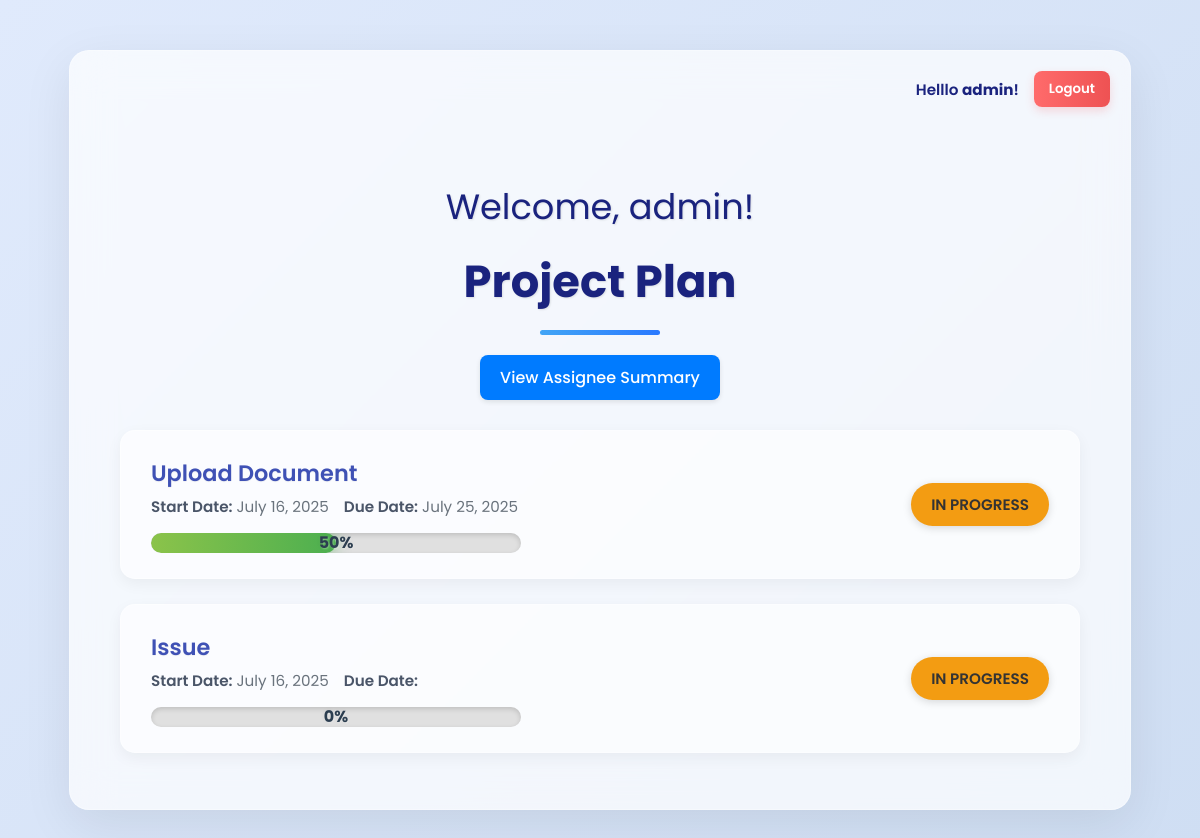
Screenshot of /projects/ (signed in) with the database file from the repository.
### MyTasks/models.py (models this page shows, shortened)
class Project(models.Model):
    STATUS_CHOICES = [
        ('to_do', 'To Do'),
        ('in_progress', 'In Progress'),
        ('completed', 'Completed'),
        ('on_hold', 'On Hold'),
    ]
    project_name = models.CharField(max_length=200)
    description = models.TextField()
    start_date = models.DateField()
    due_date = models.DateField(null=True, blank=True)
    status = models.CharField(max_length=20, choices=STATUS_CHOICES, default='to_do')

### MyTasks/views.py (the view)
# urls.py: path('projects/', ProjectListView.as_view(), name='project-list'),
class ProjectListView(LoginRequiredMixin, ListView):
    model = Project
    template_name = 'MyTasks/project_list.html'
    context_object_name = 'projects'
    def get_queryset(self):
        queryset = super().get_queryset()
        queryset = queryset.annotate(
            total_tasks=Count('tasks', distinct=True),
            completed_tasks=Count('tasks', filter=Q(tasks__status='completed'), distinct=True)
        )
        for project in queryset:
            if project.total_tasks > 0:
                project.completion_percentage = int((project.completed_tasks / project.total_tasks) * 100)
            else:
                project.completion_percentage = 0
            if project.due_date:
                today = date.today()
                delta = project.due_date - today
                project.days_left = delta.days
                project.is_due_soon = delta.days <= 7 # Consider due soon if 7 days or less
                if delta.days < 0:
                    project.overdue_days_abs = abs(delta.days)
            else:
                project.days_left = None
                project.is_due_soon = False
                project.overdue_days_abs = None
        return queryset
    def get_context_data(self, **kwargs):
        context = super().get_context_data(**kwargs)
        user = self.request.user
        if user.is_authenticated:
            user_assigned_pending_tasks_count = Task.objects.filter(
                assigned_to=user,
                status__in=['to_do', 'in_progress', 'on_hold']
            ).count()
            context['user_assigned_pending_tasks_count'] = user_assigned_pending_tasks_count
        else:
            context['user_assigned_pending_tasks_count'] = 0 # กำหนดเป็น 0 ถ้าผู้ใช้ไม่ได้เข้าสู่ระบบ
        return context

### MyTasks/templates/MyTasks/project_list.html (shortened to what this page needs)
<!DOCTYPE html>
<html lang="en">
<head>
</head>
<body>
    <div class="dashboard-container">
        <div class="user-actions">
            {% if user.is_authenticated %}
                <span class="username-display">Helllo <strong>{{ user.username }}</strong>!</span>
                <form action="{% url 'logout' %}" method="post" style="display:inline;">
                    <button type="submit" class="logout-button">Logout</button>
                </form>
            {% else %}
                <a href="{% url 'login' %}" class="login-button">Login</a>
            {% endif %}
        </div>
        <div class="dashboard-header">
            <h2 class="welcome-message"></h2>
            <h1>Project Plan</h1>
            <span class="header-underline"></span>
        </div>
        <div class="button-container">
            <a href="{% url 'assignee-summary' %}" class="summary-button">View Assignee Summary</a>
        </div>
        <ul>
            {% for project in projects %}
                <li class="project-card">
                    <div class="project-info">
                        <a href="{% url 'project-detail' project.pk %}">{{ project.project_name }}</a>
                        <div class="project-dates">
                            <span class="date-item"><strong>Start Date:</strong> {{ project.start_date|date:"F j, Y" }}</span>
                            <span class="date-item"><strong>Due Date:</strong> {{ project.due_date|date:"F j, Y" }}</span>
                        </div>
                        <div class="project-completion">
                            <div class="progress-bar-container">
                                <div class="progress-bar-fill" style="width: {{ project.completion_percentage }}%;"></div>
                                <span class="progress-bar-text">{{ project.completion_percentage }}%</span>
                            </div>
                        </div>
                    </div>
                    <span class="project-status status-{{ project.status|lower|slugify }}">
                        {{ project.get_status_display }}
                    </span>
                </li>
            {% empty %}
                <li class="empty-state">No projects found.</li>
            {% endfor %}
        </ul>
    </div>
</body>
</html>

### MyTasks/templates/MyTasks/project_list.html (style rules this page uses)
body { font-family: 'Poppins', sans-serif; background: linear-gradient(135deg, #e0eafc 0%, #cfdef3 100%); margin: 0; padding: 50px 20px; color: #333; display: flex; justify-content: center; align-items: center; min-height: 100vh; box-sizing: border-box; }
.dashboard-container { width: 100%; max-width: 960px; background: rgba(255, 255, 255, 0.7); backdrop-filter: blur(20px); -webkit-backdrop-filter: blur(20px); border: 1px solid rgba(255, 255, 255, 0.3); border-radius: 20px; box-shadow: 0 15px 50px rgba(0, 0, 0, 0.08); padding: 40px 50px; transition: transform 0.4s ease, box-shadow 0.4s ease; margin: auto; }
.dashboard-header { text-align: center; margin-bottom: 40px; position: relative; padding-top: 60px; }
h1 { font-size: 2.8rem; font-weight: 700; color: #1a237e; margin: 0; text-shadow: 1px 1px 2px rgba(0, 0, 0, 0.1); }
.header-underline { display: block; width: 120px; height: 5px; background: linear-gradient(90deg, #42a5f5, #2979ff); margin: 15px auto 0; border-radius: 3px; }
.user-actions { position: absolute; top: 20px; right: 20px; display: flex; align-items: center; gap: 15px; font-size: 0.95rem; font-weight: 500; }
.user-actions .username-display { color: #1a237e; font-weight: 600; }
.user-actions form { margin: 0; padding: 0; display: inline-block; }
.user-actions button.logout-button { background: linear-gradient(90deg, #ff6b6b, #ee5253); color: white; padding: 8px 15px; border: none; border-radius: 8px; cursor: pointer; text-decoration: none; transition: background 0.3s ease, transform 0.2s ease; box-shadow: 0 4px 10px rgba(238, 82, 83, 0.2); font-weight: 600; font-family: 'Poppins', sans-serif; }
.welcome-message { font-size: 2.2rem; font-weight: 400; color: #1a237e; margin-bottom: 15px; text-align: center; white-space: nowrap; display: inline-block; border-right: 3px solid #1a237e; animation: blink-caret .75s step-end infinite; vertical-align: middle; text-shadow: 1px 1px 2px rgba(0, 0, 0, 0.1); }
.button-container { text-align: center; margin-top: -20px; margin-bottom: 30px; }
.summary-button { display: inline-block; background: #007bff; color: white; padding: 10px 20px; border: none; border-radius: 8px; cursor: pointer; font-size: 1rem; font-weight: 500; text-decoration: none; transition: background-color 0.2s ease, box-shadow 0.2s ease; box-shadow: 0 2px 5px rgba(0, 0, 0, 0.1); }
ul { list-style: none; padding: 0; display: grid; gap: 25px; }
li.project-card { background: rgba(255, 255, 255, 0.6); border: 1px solid rgba(255, 255, 255, 0.4); border-radius: 15px; padding: 25px 30px; display: flex; justify-content: space-between; align-items: center; box-shadow: 0 5px 15px rgba(0, 0, 0, 0.05); transition: all 0.3s ease; flex-wrap: wrap; }
.project-info { display: flex; flex-direction: column; flex-grow: 1; margin-right: 20px; }
.project-info a { text-decoration: none; font-size: 1.4rem; font-weight: 600; color: #3f51b5; transition: color 0.2s ease; text-shadow: 0 1px 1px rgba(0,0,0,0.05); margin-bottom: 5px; }
.project-dates { display: flex; gap: 15px; font-size: 0.95rem; color: #6a737d; flex-wrap: wrap; margin-bottom: 10px; }
.project-dates strong { font-weight: 600; color: #4a5568; margin-right: 4px; }
.date-item { display: flex; align-items: center; }
.project-completion { width: 50%; margin-top: 5px; }
.progress-bar-container { width: 100%; height: 20px; background-color: #e0e0e0; border-radius: 15px; overflow: hidden; position: relative; box-shadow: inset 0 2px 5px rgba(0,0,0,0.15); border: 1: px solid rgba(255,255,255,0.4); }
.progress-bar-fill { height: 100%; background: linear-gradient(to right, #8BC34A, #4CAF50); border-radius: 15px; text-align: center; color: white; transition: width 0.8s cubic-bezier(0.25, 0.46, 0.45, 0.94); position: absolute; top: 0; left: 0; box-shadow: 0 0 15px rgba(76, 175, 80, 0.6); }
.progress-bar-text { position: absolute; width: 100%; text-align: center; line-height: 20px; color: #2c3e50; font-weight: 700; z-index: 1; text-shadow: 1px 1px 2px rgba(255,255,255,0.3), 0 0 5px rgba(0,0,0,0.05); }
.project-status { display: inline-block; padding: 10px 20px; border-radius: 25px; font-size: 0.95rem; font-weight: 600; color: #ffffff; text-transform: uppercase; box-shadow: 0 2px 8px rgba(0, 0, 0, 0.15); animation: fadeIn 0.5s ease-in-out; flex-shrink: 0; }
.status-in_progress { background: #f39c12; color: #333; }

### rows the page displays
Project: project_name "Upload Document", start_date "July 16, 2025", due_date "July 25, 2025", completion_percentage "50", status "IN PROGRESS"
Project: project_name "Issue", start_date "July 16, 2025", completion_percentage "0", status "IN PROGRESS"

### other values shown
{{ user.username }} "admin"
